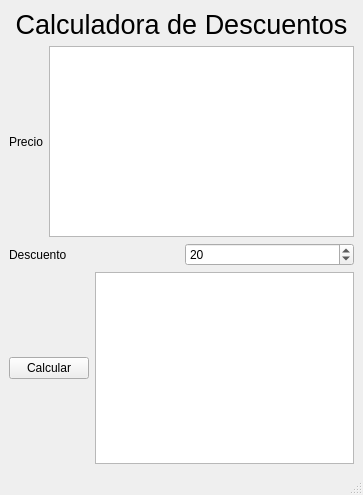
<?xml version="1.0" encoding="UTF-8"?>
<ui version="4.0">
 <class>MainWindow</class>
 <widget class="QMainWindow" name="MainWindow">
  <property name="geometry">
   <rect>
    <x>0</x>
    <y>0</y>
    <width>363</width>
    <height>495</height>
   </rect>
  </property>
  <property name="windowTitle">
   <string>Calculadora rápida para tu negocio</string>
  </property>
  <widget class="QWidget" name="centralwidget">
   <layout class="QGridLayout" name="gridLayout">
    <item row="0" column="0">
     <layout class="QVBoxLayout" name="verticalLayout">
      <item>
       <widget class="QLabel" name="label">
        <property name="text">
         <string>&lt;html&gt;&lt;head/&gt;&lt;body&gt;&lt;p align=&quot;center&quot;&gt;&lt;span style=&quot; font-size:20pt;&quot;&gt;Calculadora de Descuentos&lt;/span&gt;&lt;/p&gt;&lt;/body&gt;&lt;/html&gt;</string>
        </property>
       </widget>
      </item>
      <item>
       <layout class="QHBoxLayout" name="horizontalLayout">
        <item>
         <widget class="QLabel" name="label_2">
          <property name="text">
           <string>Precio</string>
          </property>
         </widget>
        </item>
        <item>
         <widget class="QTextEdit" name="introduceprecio"/>
        </item>
       </layout>
      </item>
      <item>
       <layout class="QHBoxLayout" name="horizontalLayout_2">
        <item>
         <widget class="QLabel" name="label_3">
          <property name="text">
           <string>Descuento</string>
          </property>
         </widget>
        </item>
        <item>
         <widget class="QSpinBox" name="descuento">
          <property name="value">
           <number>20</number>
          </property>
         </widget>
        </item>
       </layout>
      </item>
      <item>
       <layout class="QHBoxLayout" name="horizontalLayout_3">
        <item>
         <widget class="QPushButton" name="boton">
          <property name="text">
           <string>Calcular</string>
          </property>
         </widget>
        </item>
        <item>
         <widget class="QTextEdit" name="resultado"/>
        </item>
       </layout>
      </item>
     </layout>
    </item>
   </layout>
  </widget>
  <widget class="QMenuBar" name="menubar">
   <property name="geometry">
    <rect>
     <x>0</x>
     <y>0</y>
     <width>363</width>
     <height>25</height>
    </rect>
   </property>
  </widget>
  <widget class="QStatusBar" name="statusbar"/>
 </widget>
 <resources/>
 <connections/>
</ui>
